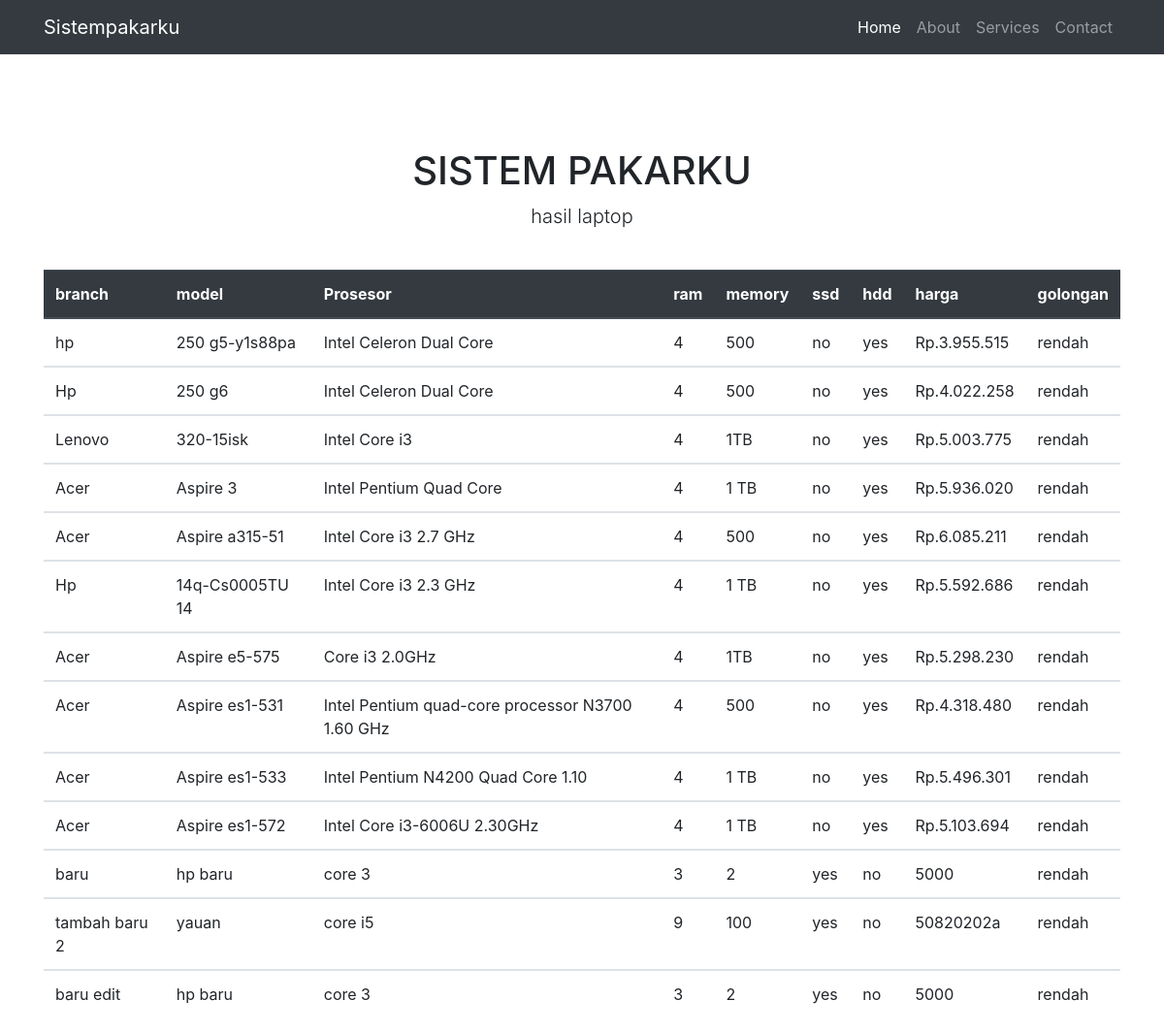
The app's page /produck.php?daftarRadios=rendah with its own data.
### tables this page shows
CREATE TABLE `produck` (
  `id` int(11) NOT NULL,
  `branch` varchar(100) NOT NULL,
  `model` varchar(100) NOT NULL,
  `prosesor` varchar(100) NOT NULL,
  `ram` varchar(10) NOT NULL,
  `memory` varchar(100) NOT NULL,
  `ssd` varchar(10) NOT NULL,
  `hdd` varchar(10) NOT NULL,
  `harga` varchar(100) NOT NULL,
  `golongan` varchar(100) NOT NULL
);

### produck.php (the view, shortened to what this page needs)
<br> <br>
<div class="col-lg-12 text-center">
    <h1 class="mt-5">SISTEM PAKARKU</h1>
    <p class="lead">hasil laptop </p>
</div>
<br>
<div class="container">
    <table class="table">
        <thead class="thead-dark">
            <tr>
                <th scope="col">branch</th>
                <th scope="col">model</th>
                <th scope="col">Prosesor</th>
                <th scope="col">ram</th>
                <th scope="col">memory</th>
                <th scope="col">ssd</th>
                <th scope="col">hdd</th>
                <th scope="col">harga</th>
                <th scope="col">golongan</th>
            </tr>
        </thead>
        <?php
        include "koneksi.php";
        $jenis = $_GET['daftarRadios'];
        $sql_query = mysqli_query($host, "SELECT * FROM produck WHERE golongan = '$jenis'");
        while ($row = mysqli_fetch_assoc($sql_query)) {
        ?>
            <tbody>
                <tr>
                    <td><?php echo $row['branch'] ?></td>
                    <td><?php echo $row['model'] ?></td>
                    <td><?php echo $row['prosesor'] ?></td>
                    <td><?php echo $row['ram'] ?></td>
                    <td><?php echo $row['memory'] ?></td>
                    <td><?php echo $row['ssd'] ?></td>
                    <td><?php echo $row['hdd'] ?></td>
                    <td><?php echo $row['harga'] ?></td>
                    <td><?php echo $row['golongan'] ?></td>
                </tr>
            <?php
        }
            ?>
            </tbody>
    </table>
</div>

### records on screen
produck: branch "hp", model "250 g5-y1s88pa", prosesor "Intel Celeron Dual Core", ram "4", memory "500", ssd "no", hdd "yes", harga "Rp.3.955.515", golongan "rendah"
produck: branch "Hp", model "250 g6", prosesor "Intel Celeron Dual Core", ram "4", memory "500", ssd "no", hdd "yes", harga "Rp.4.022.258", golongan "rendah"
produck: branch "Lenovo", model "320-15isk", prosesor "Intel Core i3", ram "4", memory "1TB", ssd "no", hdd "yes", harga "Rp.5.003.775", golongan "rendah"
produck: branch "Acer", model "Aspire 3", prosesor "Intel Pentium Quad Core", ram "4", memory "1 TB", ssd "no", hdd "yes", harga "Rp.5.936.020", golongan "rendah"
produck: branch "Acer", model "Aspire a315-51", prosesor "Intel Core i3 2.7 GHz", ram "4", memory "500", ssd "no", hdd "yes", harga "Rp.6.085.211", golongan "rendah"
produck: branch "Hp", model "14q-Cs0005TU 14", prosesor "Intel Core i3 2.3 GHz", ram "4", memory "1 TB", ssd "no", hdd "yes", harga "Rp.5.592.686", golongan "rendah"
produck: branch "Acer", model "Aspire e5-575", prosesor "Core i3 2.0GHz", ram "4", memory "1TB", ssd "no", hdd "yes", harga "Rp.5.298.230", golongan "rendah"
produck: branch "Acer", model "Aspire es1-531", prosesor "Intel Pentium quad-core processor N3700 1.60 GHz", ram "4", memory "500", ssd "no", hdd "yes", harga "Rp.4.318.480", golongan "rendah"
produck: branch "Acer", model "Aspire es1-533", prosesor "Intel Pentium N4200 Quad Core 1.10", ram "4", memory "1 TB", ssd "no", hdd "yes", harga "Rp.5.496.301", golongan "rendah"
produck: branch "Acer", model "Aspire es1-572", prosesor "Intel Core i3-6006U 2.30GHz", ram "4", memory "1 TB", ssd "no", hdd "yes", harga "Rp.5.103.694", golongan "rendah"
produck: branch "baru", model "hp baru", prosesor "core 3", ram "3", memory "2", ssd "yes", hdd "no", harga "5000", golongan "rendah"
produck: branch "tambah baru 2", model "yauan", prosesor "core i5", ram "9", memory "100", ssd "yes", hdd "no", harga "50820202a", golongan "rendah"
produck: branch "baru edit", model "hp baru", prosesor "core 3", ram "3", memory "2", ssd "yes", hdd "no", harga "5000", golongan "rendah"
